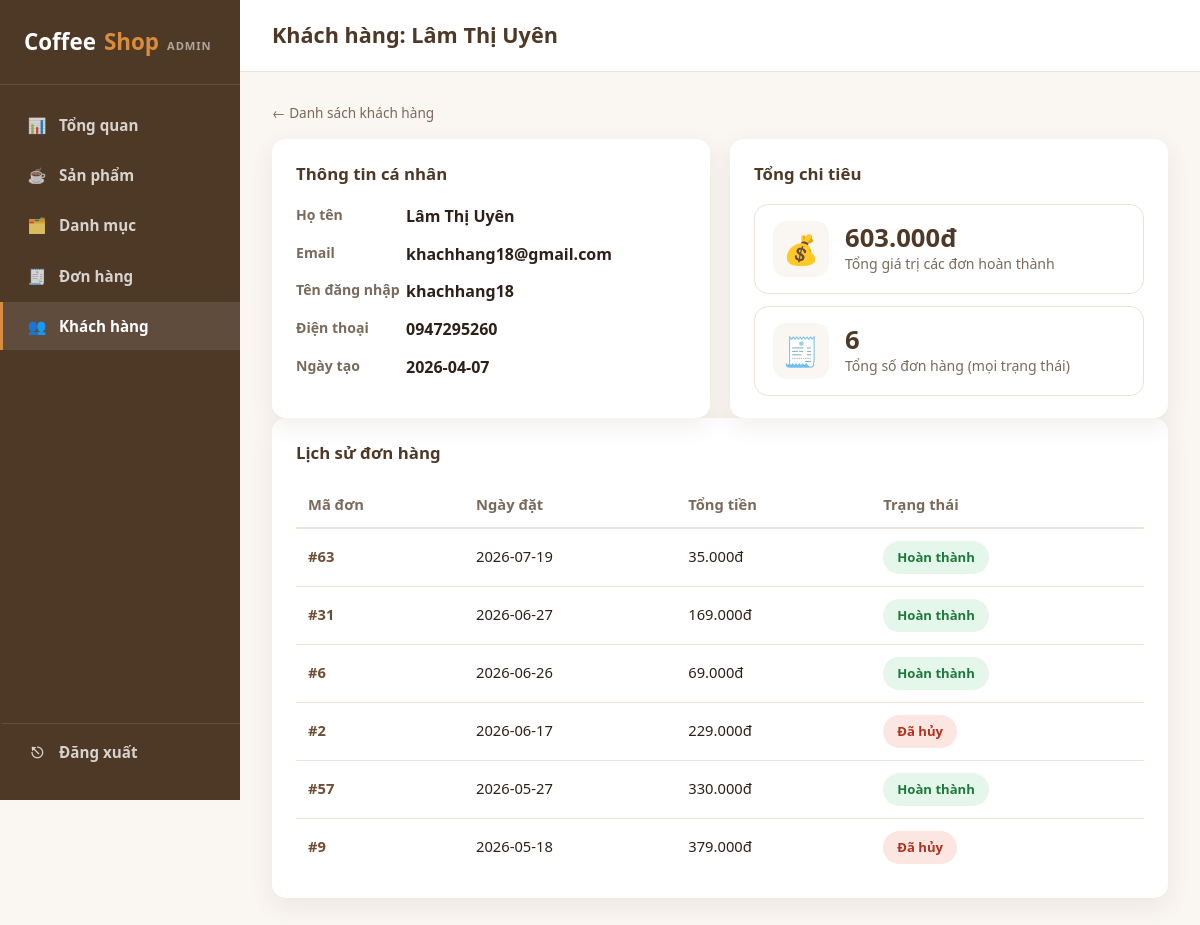
The app's page /admin/customers/18 (signed in) with its own data.
### tables this page shows
CREATE TABLE user (
    id INTEGER PRIMARY KEY AUTOINCREMENT,
    name TEXT NOT NULL,
    email TEXT NOT NULL UNIQUE,
    phone TEXT,
    created_at TEXT NOT NULL,
    is_admin INTEGER NOT NULL DEFAULT 0
, username TEXT, password_hash TEXT);

CREATE TABLE "order" (
            id INTEGER PRIMARY KEY AUTOINCREMENT,
            user_id INTEGER NOT NULL,
            status TEXT NOT NULL DEFAULT 'pending'
                CHECK (status IN ('pending', 'confirmed', 'completed', 'cancelled')),
            total_amount INTEGER NOT NULL DEFAULT 0,
            note TEXT,
            created_at TEXT NOT NULL,
            FOREIGN KEY (user_id) REFERENCES user (id)
        );

### admin.py (the view)
@admin_bp.route("/customers/<int:customer_id>")
@admin_required
def customer_detail(customer_id):
    db = get_db()
    customer = db.execute(
        "SELECT * FROM user WHERE id = ? AND is_admin = 0", (customer_id,)
    ).fetchone()
    if customer is None:
        flash("Không tìm thấy khách hàng.", "error")
        return redirect(url_for("admin.customers_list"))
    orders = db.execute(
        'SELECT * FROM "order" WHERE user_id = ? ORDER BY created_at DESC', (customer_id,)
    ).fetchall()
    total_spent = db.execute(
        'SELECT COALESCE(SUM(total_amount), 0) s FROM "order" WHERE user_id = ? AND status = ?',
        (customer_id, "completed"),
    ).fetchone()["s"]
    return render_template(
        "admin/customer_detail.html", active_page="customers", customer=customer,
        orders=orders, total_spent=total_spent, status_labels=STATUS_LABELS,
    )

### admin.py (called while the page is built)
def admin_required(view):
    @functools.wraps(view)
    def wrapped(*args, **kwargs):
        if not session.get("is_admin"):
            return redirect(url_for("admin.login", next=request.path))
        return view(*args, **kwargs)
    return wrapped

### app.py (called while the page is built)
@app.template_filter("currency")
def currency_filter(value):
    try:
        return f"{int(value):,}".replace(",", ".") + "đ"
    except (TypeError, ValueError):
        return value

@app.before_request
def load_current_customer():
    g.customer = None
    customer_id = session.get("customer_id")
    if customer_id:
        g.customer = get_db().execute(
            "SELECT * FROM user WHERE id = ?", (customer_id,)
        ).fetchone()

### database.py (called while the page is built)
def get_db():
    if "db" not in g:
        g.db = sqlite3.connect(DB_PATH)
        g.db.row_factory = sqlite3.Row
        g.db.execute("PRAGMA foreign_keys = ON")
    return g.db

### templates/admin/customer_detail.html (shortened to what this page needs)
{% extends "admin/base.html" %}
{% block page_title %}Khách hàng: {{ customer.name }}{% endblock %}
{% block content %}
<a href="{{ url_for('admin.customers_list') }}" class="admin-back-link admin-back-link-inline">&larr; Danh sách khách hàng</a>
<div class="admin-grid-2">
  <section class="admin-panel">
    <h2>Thông tin cá nhân</h2>
    <dl class="order-info-list">
      <dt>Họ tên</dt>
      <dd>{{ customer.name }}</dd>
      <dt>Email</dt>
      <dd>{{ customer.email }}</dd>
      <dt>Tên đăng nhập</dt>
      <dd>{{ customer.username or 'Không có' }}</dd>
      <dt>Điện thoại</dt>
      <dd>{{ customer.phone or 'Không có' }}</dd>
      <dt>Ngày tạo</dt>
      <dd>{{ customer.created_at[:10] }}</dd>
    </dl>
  </section>
  <section class="admin-panel">
    <h2>Tổng chi tiêu</h2>
    <div class="stat-card stat-card-flat">
      <div class="stat-icon">💰</div>
      <div class="stat-body">
        <div class="stat-value">{{ total_spent|currency }}</div>
        <div class="stat-label">Tổng giá trị các đơn hoàn thành</div>
      </div>
    </div>
    <div class="stat-card stat-card-flat">
      <div class="stat-icon">🧾</div>
      <div class="stat-body">
        <div class="stat-value">{{ orders|length }}</div>
        <div class="stat-label">Tổng số đơn hàng (mọi trạng thái)</div>
      </div>
    </div>
  </section>
</div>
<section class="admin-panel">
  <h2>Lịch sử đơn hàng</h2>
  <div class="admin-table-wrap">
    <table class="admin-table">
      <thead>
        <tr><th>Mã đơn</th><th>Ngày đặt</th><th>Tổng tiền</th><th>Trạng thái</th></tr>
      </thead>
      <tbody>
        {% for o in orders %}
        <tr>
          <td><a href="{{ url_for('admin.order_detail', order_id=o.id) }}" class="admin-order-link">#{{ o.id }}</a></td>
          <td>{{ o.created_at[:10] }}</td>
          <td>{{ o.total_amount|currency }}</td>
          <td><span class="status-badge status-{{ o.status }}">{{ status_labels[o.status] }}</span></td>
        </tr>
        {% else %}
        <tr><td colspan="4" class="empty-state">Khách hàng chưa có đơn hàng nào.</td></tr>
        {% endfor %}
      </tbody>
    </table>
  </div>
</section>
{% endblock %}

### static/css/style.css (style rules this page uses)
:root { --color-bg: #faf6f1; --color-surface: #ffffff; --color-primary: #6f4e37; --color-primary-dark: #4e3826; --color-accent: #d98c3f; --color-text: #2e2018; --color-text-muted: #7a6a5c; --color-border: #ece2d6; --radius: 14px; --shadow: 0 8px 24px rgba(60, 40, 20, 0.08); --shadow-hover: 0 14px 32px rgba(60, 40, 20, 0.14); --transition: 0.25s ease; --max-width: 1180px; }
* { box-sizing: border-box; }
html { scroll-behavior: smooth; }
body { margin: 0; font-family: "Segoe UI", "Helvetica Neue", Arial, sans-serif; background: var(--color-bg); color: var(--color-text); line-height: 1.6; }
a { text-decoration: none; color: inherit; }
.status-badge { display: inline-block; padding: 6px 14px; border-radius: 999px; font-size: 0.82rem; font-weight: 700; }
.status-completed { background: #e5f6ea; color: #1e7a3c; }
.status-cancelled { background: #fbe6e2; color: #b3301c; }

### static/css/admin.css (style rules this page uses)
.admin-body { background: var(--color-bg); }
.stat-card { background: var(--color-surface); border-radius: var(--radius); box-shadow: var(--shadow); padding: 22px 24px; display: flex; align-items: center; gap: 16px; }
.stat-icon { font-size: 1.8rem; width: 56px; height: 56px; display: flex; align-items: center; justify-content: center; border-radius: 14px; background: var(--color-bg); flex-shrink: 0; }
.stat-value { font-size: 1.6rem; font-weight: 800; color: var(--color-primary-dark); line-height: 1.2; }
.stat-label { color: var(--color-text-muted); font-size: 0.88rem; }
.stat-card-flat { box-shadow: none; border: 1px solid var(--color-border); padding: 16px 18px; }
.stat-card-flat + .stat-card-flat { margin-top: 12px; }
.status-badge { display: inline-block; padding: 6px 14px; border-radius: 999px; font-size: 0.82rem; font-weight: 700; }
.status-completed { background: #e5f6ea; color: #1e7a3c; }
.status-cancelled { background: #fbe6e2; color: #b3301c; }
.admin-grid-2 { display: grid; grid-template-columns: repeat(auto-fit, minmax(360px, 1fr)); gap: 20px; }
.admin-panel { background: var(--color-surface); border-radius: var(--radius); box-shadow: var(--shadow); padding: 22px 24px; }
.admin-panel h2 { font-size: 1.05rem; color: var(--color-primary-dark); margin: 0 0 16px; }
.admin-table-wrap { overflow-x: auto; }
.admin-table { width: 100%; border-collapse: collapse; font-size: 0.92rem; }
.admin-table th { text-align: left; color: var(--color-text-muted); font-weight: 700; padding: 10px 12px; border-bottom: 2px solid var(--color-border); white-space: nowrap; }
.admin-table td { padding: 12px; border-bottom: 1px solid var(--color-border); vertical-align: middle; }
.admin-table tr:last-child td { border-bottom: none; }
.admin-back-link { display: inline-block; margin-top: 20px; font-size: 0.85rem; color: var(--color-text-muted); }
.admin-back-link-inline { display: inline-block; margin: 0 0 16px; }
.admin-order-link { font-weight: 700; color: var(--color-primary); }
.order-info-list { display: grid; grid-template-columns: 110px 1fr; row-gap: 12px; margin: 0; }
.order-info-list dt { color: var(--color-text-muted); font-weight: 600; font-size: 0.88rem; }
.order-info-list dd { margin: 0; font-weight: 600; }

### records on screen
user: name "Lâm Thị Uyên", email "khachhang18@gmail.com", username "khachhang18", phone "0947295260", created_at "2026-04-07"
order: id "63", created_at "2026-07-19", total_amount "35.000đ", status "Hoàn thành"
order: id "31", created_at "2026-06-27", total_amount "169.000đ", status "Hoàn thành"
order: id "6", created_at "2026-06-26", total_amount "69.000đ", status "Hoàn thành"
order: id "2", created_at "2026-06-17", total_amount "229.000đ", status "Đã hủy"
order: id "57", created_at "2026-05-27", total_amount "330.000đ", status "Hoàn thành"
order: id "9", created_at "2026-05-18", total_amount "379.000đ", status "Đã hủy"

### other values on screen
{{ total_spent|currency }} "603.000đ"
{{ orders|length }} "6"
